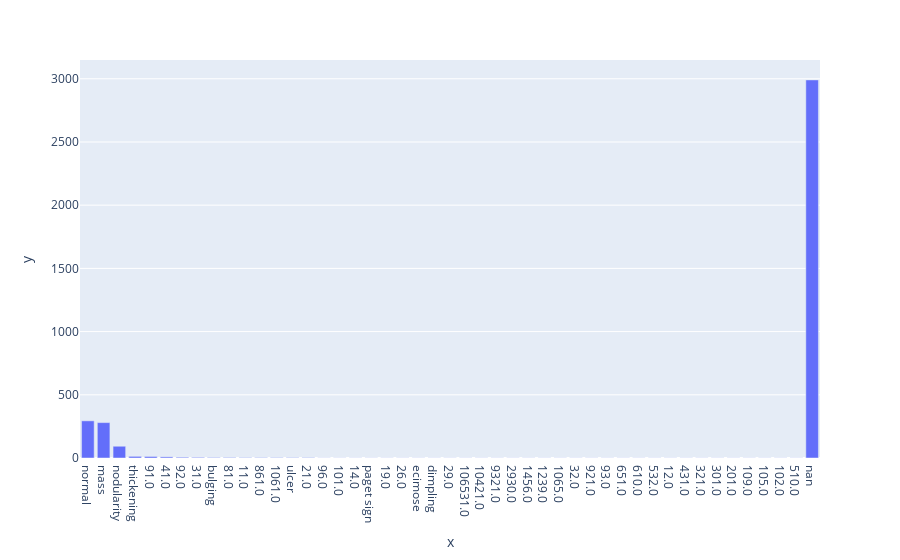

The notebook cell this image was saved under:
### Code cell
# plot bar chart of Family column (x values, y counts)
stats = df[col_name].value_counts().to_dict()
stats = {str(k): v for k, v in stats.items()}
stats['nan'] = df[col_name].isna().sum()
fig = px.bar(x=list(stats.keys()), y=list(stats.values()))
fig.show()

### Figure 1 — Plotly figure (JSON) as saved in the notebook; plotly's stock layout.template omitted (floating-point values rounded to 4 significant figures)
{"data": [{"alignmentgroup": "True", "hovertemplate": "x=%{x}<br>y=%{y}<extra></extra>", "legendgroup": "", "marker": {"color": "#636efa", "pattern": {"shape": ""}}, "name": "", "offsetgroup": "", "orientation": "v", "showlegend": false, "textposition": "auto", "type": "bar", "x": ["normal", "mass", "nodularity", "thickening", "91.0", "41.0", "92.0", "31.0", "bulging", "81.0", "11.0", "861.0", "1061.0", "ulcer", "21.0", "96.0", "101.0", "14.0", "paget sign", "19.0", "26.0", "ecimose", "dimpling", "29.0", "106531.0", "10421.0", "9321.0", "2930.0", "1456.0", "1239.0", "1065.0", "32.0", "921.0", "93.0", "651.0", "610.0", "532.0", "12.0", "431.0", "321.0", "301.0", "201.0", "109.0", "105.0", "102.0", "510.0", "nan"], "xaxis": "x", "y": [294, 280, 93, 13, 12, 9, 6, 5, 4, 4, 3, 3, 3, 3, 3, 1, 1, 1, 1, 1, 1, 1, 1, 1, 1, 1, 1, 1, 1, 1, 1, 1, 1, 1, 1, 1, 1, 1, 1, 1, 1, 1, 1, 1, 1, 1, 2991], "yaxis": "y"}], "layout": {"barmode": "relative", "legend": {"tracegroupgap": 0}, "margin": {"t": 60}, "xaxis": {"anchor": "y", "domain": [0, 1], "title": {"text": "x"}}, "yaxis": {"anchor": "x", "domain": [0, 1], "title": {"text": "y"}}}}
